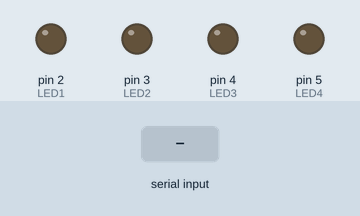
A sketch run on a simulated Arduino Uno, built with avr-gcc and run on an emulated ATmega328P. On the bench: output pins drawn as LEDs (lit = HIGH). The test bench sets the inputs (shaded band).

Above: at 1.2 s.
1.3 s: byte 30 received over Serial
At 2.4 s:
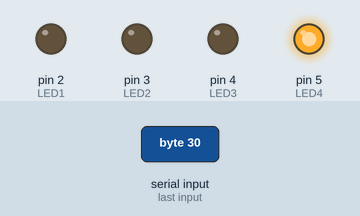
Timing chart, 0 to 4.3 s (numbered marks = the images above; inputs shaded):
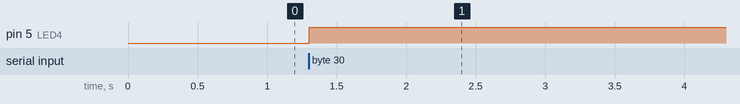

The sketch:

LEDController.ino
```cpp
const int sizeVector = 2;
int input[sizeVector];

const int LED1 = 2;
const int LED2 = 3;
const int LED3 = 4;
const int LED4 = 5;

const int MSDURATION = 500;


void setup() {
  pinMode(LED1, OUTPUT);
  pinMode(LED2, OUTPUT);
  pinMode(LED3, OUTPUT);
  pinMode(LED4, OUTPUT);
  Serial.begin(9600);
}

void loop()
{
  /*
   * doSerialReading checks if there is any data available and then atributtes the values to vector value
   * Data ranges from 0 to 1023 for each variable
   *
   */
  doSerialReading();

  /*
   * Here you can enter your functions to control lights
   *
   */

  delay(10);
}

void doSerialReading()
{
  if(Serial.available())
  {
    for(int i=0; i< sizeVector; i++)
      input[i] = Serial.read();

    digitalWrite(LED4, HIGH);
  }
}
```

Measured:
- after the input at 1.3 s, pin 5 (LED4): LOW → HIGH at once
